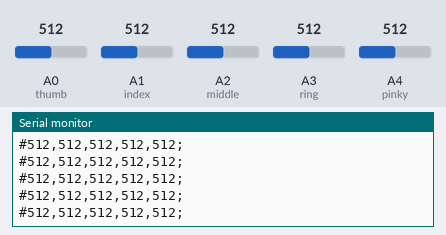
Bench run of a sketch on a simulated Arduino Uno, built with avr-gcc and run on an emulated ATmega328P. Parts: the last lines printed to the serial monitor. The inputs (shaded band) are chosen by the test bench; at power-on: A1 (index) = 512, A2 (middle) = 512, A0 (thumb) = 512, A3 (ring) = 512, A4 (pinky) = 512.

Above: at 3.8 s.
3.9 s: A1 (index) set to 108
At 4.6 s:
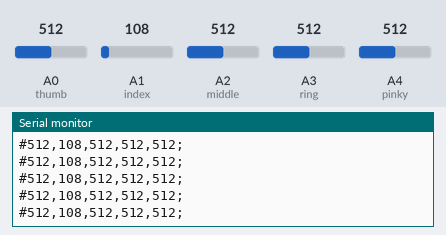
5.4 s: A1 (index) set to 93
At 5.9 s:
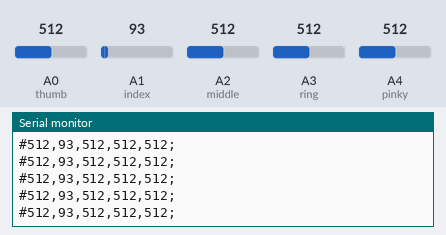
8.4 s: A2 (middle) set to 110
At 8.9 s:
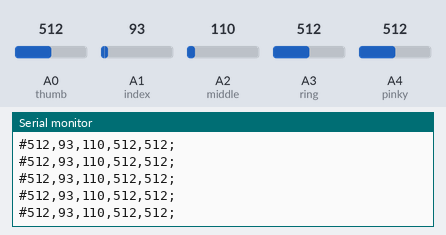
11.4 s: A2 (middle) set to 90
At 12.3 s:
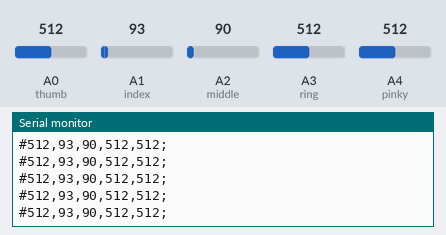
Timing chart, 0 to 14.4 s (numbered marks = the images above; inputs shaded):
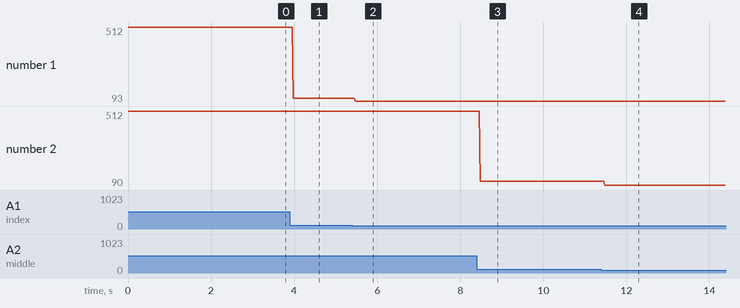

Measured:
- after the input at 3.9 s, the serial monitor: prints a new line after 0.08 s (image 1)
- after the input at 5.4 s, the serial monitor: prints a new line after 0.07 s (image 2)
- after the input at 8.4 s, the serial monitor: prints a new line after 0.08 s (image 3)
- after the input at 11.4 s, the serial monitor: prints a new line after 0.08 s (image 4)
- plotted number 1: 512 → 108 after the input at 3.9 s, 108 → 93 after the input at 5.4 s
- plotted number 2: 512 → 110 after the input at 8.4 s, 110 → 90 after the input at 11.4 s

The sketch:

finger_code_RTOS.ino
```cpp
#include <Arduino_FreeRTOS.h>

#define thumb A0
#define index A1
#define middle A2
#define ring A3
#define pinky A4


TaskHandle_t TaskReadJoystick;
TaskHandle_t TaskControlLED;

void readJoystickTask(void *pvParameters);
void controlLEDBrightnessTask(void *pvParameters);

void setup() {
  Serial.begin(9600);
  pinMode(thumb, INPUT);
  pinMode(index, INPUT);
  pinMode(middle, INPUT);
  pinMode(ring, INPUT);
  pinMode(pinky, INPUT);

  xTaskCreate(readJoystickTask, "ReadJoystick", 128, NULL, 1, &TaskReadJoystick);
  xTaskCreate(controlLEDBrightnessTask, "ControlLED", 128, NULL, 1, &TaskControlLED);

  vTaskStartScheduler();

/*
  analogWrite(8, 50);
  delay(150);
  analogWrite(8, 100);
  delay(150);
  analogWrite(8, 150);
  delay(150);
  analogWrite(8, 200);
  delay(150);
  analogWrite(8, 250);
  delay(150);*/
}

void loop() {
}

// Task to read joystick data and send to Unity
void readJoystickTask(void *pvParameters) {
  for (;;) {
    int thumbread = analogRead(thumb);
    int indexread = analogRead(index);
    int middleread = analogRead(middle);
    int ringread = analogRead(ring);
    int pinkyread = analogRead(pinky);


    Serial.print("#");
    Serial.print(thumbread);
    Serial.print(",");
    Serial.print(indexread);
    Serial.print(",");
    Serial.print(middleread);
    Serial.print(",");
    Serial.print(ringread);
    Serial.print(",");
    Serial.print(pinkyread);
    Serial.print(";");
    Serial.print("\n");

    vTaskDelay(10 / portTICK_PERIOD_MS);
  }
}

// Task to control LED brightness based on Unity input
int currentBrightness = 0; // Store current brightness value

// Task to control LED brightness based on Unity input
void controlLEDBrightnessTask(void *pvParameters) {
  String input = "";
  bool readingMessage = false;

  for (;;) {
    while (Serial.available() > 0) {
      char incomingChar = Serial.read();

      if (incomingChar == '#') {
        input = "";
        readingMessage = true;
      }
      else if (incomingChar == ';' && readingMessage) {
        readingMessage = false;
        int targetBrightness = input.toInt();
        targetBrightness = constrain(targetBrightness, 0, 255);

        // Gradually change brightness
        currentBrightness = currentBrightness + (targetBrightness - currentBrightness) / 10;  // Smooth transition


        // Debugging to check if the brightness value is reasonable
        Serial.print("#Received Brightness: ");
        Serial.println(currentBrightness);
      }
      else if (readingMessage) {
        input += incomingChar;
      }
    }
    vTaskDelay(100 / portTICK_PERIOD_MS);  // Increased delay to smoothen updates
  }
}
```
